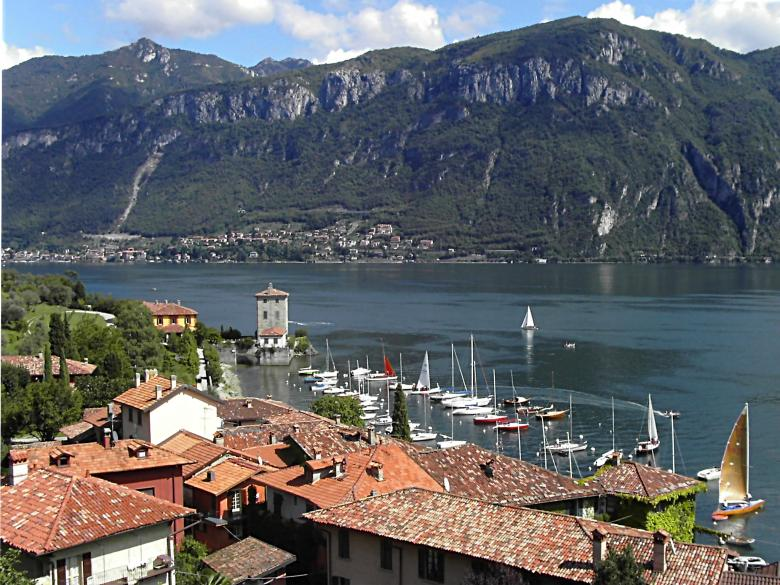
#> input picture Parte5/imagens/lake.jpg, 780 x 585 px
$ python truque_joao.py
#> lines starting #> are read from the running program, lines starting #| are printed output that depends on the picture
#!/usr/bin/env python3
# Sistemas Avançados de Visão Industrial (SAVI 22-23)
# Miguel Riem Oliveira, DEM, UA
# Inspired from https://github.com/k-choonkiat/TemplateMatching/tree/master

from functools import partial
import sys
from copy import deepcopy
import json
import cv2
import numpy as np
from mpl_toolkits import mplot3d
import numpy as np
import matplotlib.pyplot as plt


# def trackbarCallback(value, color, max_or_min):
# pass

def trackbar(value, color_limits, color_key):
    print('Changed trackbar ' + color_key+' value to ' + str(value))
    color_limits[color_key] = value


def main():

    image = cv2.imread('../imagens/lake.jpg')
#> image is the input picture: shape (585, 780, 3); mean B, G, R 104.2, 101, 98.7
    # image = cv2.imread('../imagens/castle.png')
    # image = cv2.imread('../imagens/fruits3.png')
    if image is None:
        sys.exit("Could not read the images.")

    image_hsv = cv2.cvtColor(image, cv2.COLOR_BGR2HSV)
#> image_hsv: shape (585, 780, 3); mean H, S, V 77.3, 78.1, 118.9
    image_hsv = image_hsv.astype(float)
#> image_hsv: shape (585, 780, 3) float64; mean H, S, V 77.3, 78.1, 118.9

    image_hsv[:, :, 2] = image_hsv[:, :, 2] * 1.8
#> image_hsv: shape (585, 780, 3) float64; mean H, S, V 77.3, 78.1, 214
    image_hsv[:, :, 1] = image_hsv[:, :, 1] * 1.8
#> image_hsv: shape (585, 780, 3) float64; mean H, S, V 77.3, 140.7, 214
    image_hsv = np.where(image_hsv > 255, 255, image_hsv)
#> image_hsv: shape (585, 780, 3) float64; mean H, S, V 77.3, 136.1, 182.3
    image_hsv = image_hsv.astype(np.uint8)
#> image_hsv: shape (585, 780, 3); mean H, S, V 77.3, 135.7, 182

    image_rgb2 = cv2.cvtColor(image_hsv, cv2.COLOR_HSV2BGR)
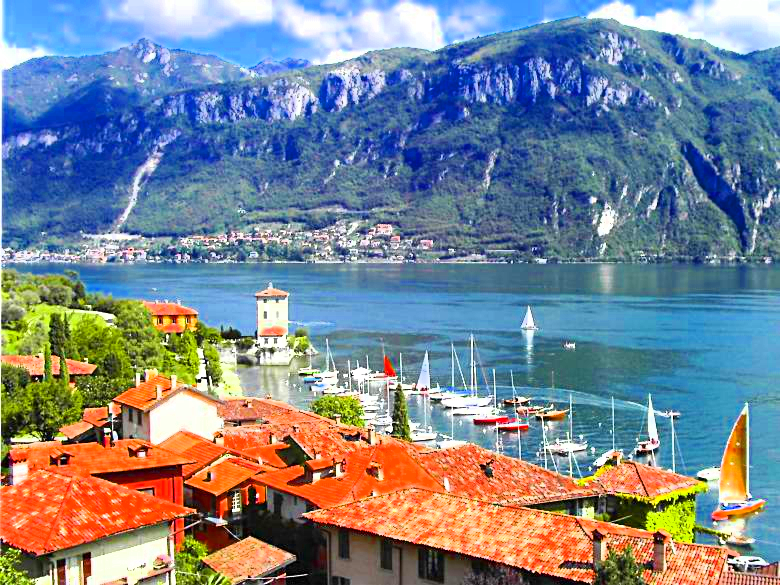
#> image_rgb2: shape (585, 780, 3); mean B, G, R 144.7, 132.9, 122.2

    cv2.namedWindow('Image', cv2.WINDOW_GUI_NORMAL)
    cv2.imshow("Image", image)

    cv2.namedWindow('Image HSV', cv2.WINDOW_GUI_NORMAL)
    cv2.imshow('Image HSV', image_hsv)

    cv2.namedWindow('Image RGB2', cv2.WINDOW_GUI_NORMAL)
    cv2.imshow("Image RGB2", image_rgb2)

    cv2.waitKey(0)


if __name__ == "__main__":
    main()

$ run again, with Parte5/imagens/fruits3.png saved as Parte5/imagens/lake.jpg
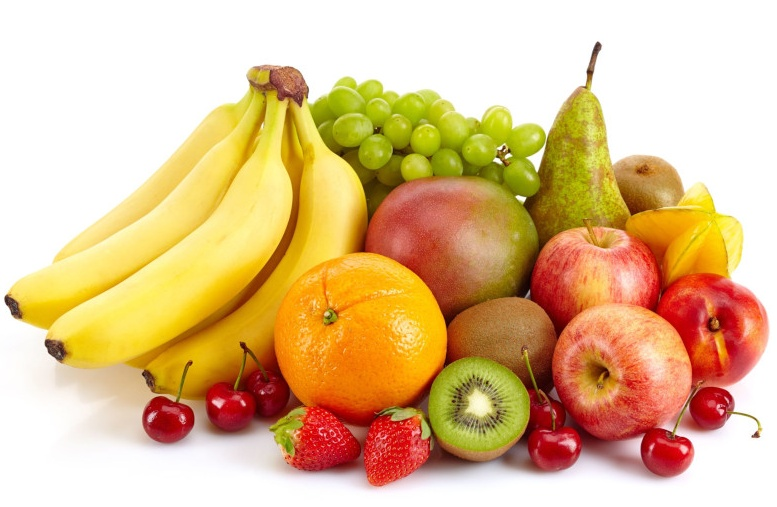
#> input picture Parte5/imagens/fruits3.png, 777 x 507 px
#> in main, image is the input picture: shape (507, 777, 3); mean B, G, R 141.2, 189.8, 224.8
#> in main, `image_rgb2 = cv2.cvtColor(image_hsv, cv2.COLOR_HSV2BGR)`:
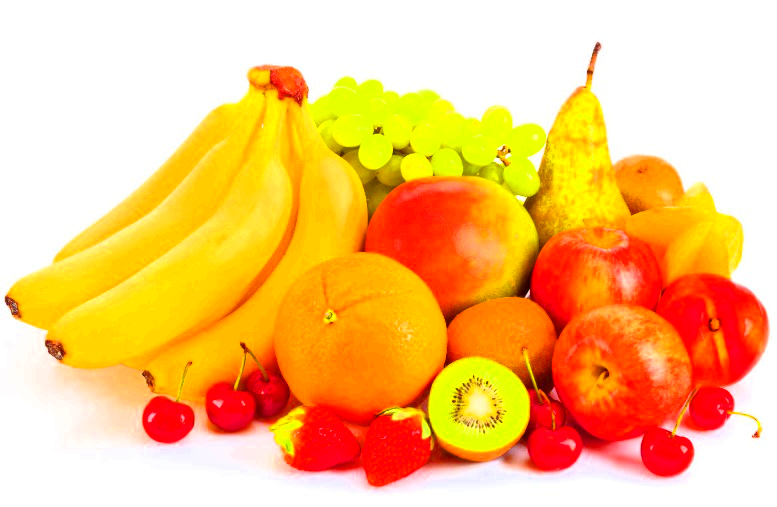
#> image_rgb2: shape (507, 777, 3); mean B, G, R 117.7, 193, 250.4
